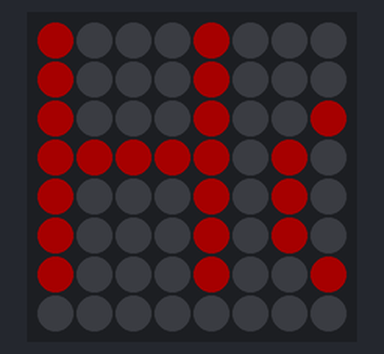
Simulated run of this sketch. Board: ESP32. Parts: 8×8 RGB LED matrix (first LED top left, wired row by row). Dim RGB values are drawn brighter than linear; the strip is taken to match the declared colour order.

Above: at 0.1 s.

The sketch:

matrixtest.ino
```cpp
// Adafruit_NeoMatrix example for single NeoPixel Shield.
// Scrolls 'Howdy' across the matrix in a portrait (vertical) orientation.

#include <Adafruit_GFX.h>
#include <Adafruit_NeoMatrix.h>
#include <Adafruit_NeoPixel.h>

#define PIN 25

// MATRIX DECLARATION:
// Parameter 1 = width of NeoPixel matrix
// Parameter 2 = height of matrix
// Parameter 3 = pin number (most are valid)
// Parameter 4 = matrix layout flags, add together as needed:
//   NEO_MATRIX_TOP, NEO_MATRIX_BOTTOM, NEO_MATRIX_LEFT, NEO_MATRIX_RIGHT:
//     Position of the FIRST LED in the matrix; pick two, e.g.
//     NEO_MATRIX_TOP + NEO_MATRIX_LEFT for the top-left corner.
//   NEO_MATRIX_ROWS, NEO_MATRIX_COLUMNS: LEDs are arranged in horizontal
//     rows or in vertical columns, respectively; pick one or the other.
//   NEO_MATRIX_PROGRESSIVE, NEO_MATRIX_ZIGZAG: all rows/columns proceed
//     in the same order, or alternate lines reverse direction; pick one.
//   See example below for these values in action.
// Parameter 5 = pixel type flags, add together as needed:
//   NEO_KHZ800  800 KHz bitstream (most NeoPixel products w/WS2812 LEDs)
//   NEO_KHZ400  400 KHz (classic 'v1' (not v2) FLORA pixels, WS2811 drivers)
//   NEO_GRB     Pixels are wired for GRB bitstream (most NeoPixel products)
//   NEO_GRBW    Pixels are wired for GRBW bitstream (RGB+W NeoPixel products)
//   NEO_RGB     Pixels are wired for RGB bitstream (v1 FLORA pixels, not v2)


// Example for NeoPixel Shield.  In this application we'd like to use it
// as a 5x8 tall matrix, with the USB port positioned at the top of the
// Arduino.  When held that way, the first pixel is at the top right, and
// lines are arranged in columns, progressive order.  The shield uses
// 800 KHz (v2) pixels that expect GRB color data.
Adafruit_NeoMatrix matrix = Adafruit_NeoMatrix(8, 8, PIN,
  NEO_MATRIX_TOP  + NEO_MATRIX_LEFT +
  NEO_MATRIX_COLUMNS + NEO_MATRIX_PROGRESSIVE,
  NEO_RGB         + NEO_KHZ800);

const uint16_t colors[] = {
  matrix.Color(255, 0, 0),
  matrix.Color(0, 255, 0),
  matrix.Color(0, 0, 255) };

void setup() {
  matrix.begin();
  matrix.setTextWrap(false);
  matrix.setBrightness(40);
  matrix.setTextColor(colors[0]);
}

int x    = matrix.width();
int pass = 0;

void loop() {
  matrix.fillScreen(0);
  matrix.setCursor(0, 0);
  matrix.print(F("Howdy"));

  matrix.show();
  delay(100);
}
```
